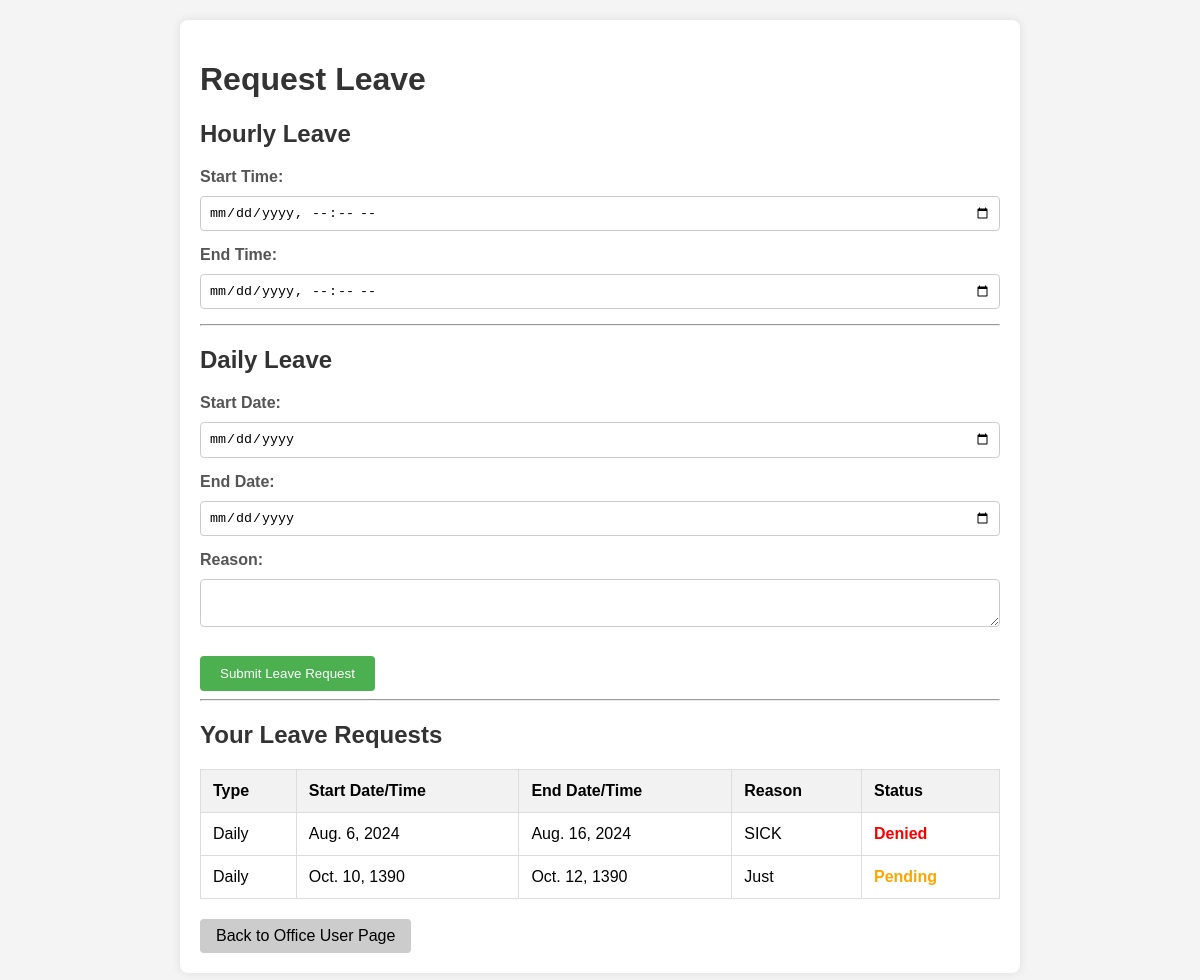
/leave/ (signed in), run on the app's committed database.
### daftarMain/models.py (models this page shows, shortened)
class Leave(models.Model):
    office_user = models.ForeignKey(OfficeUser, on_delete=models.CASCADE)
    leave_type = models.CharField(max_length=10, choices=[('hourly', 'Hourly'), ('daily', 'Daily')])
    start_time = models.DateTimeField(null=True, blank=True)
    end_time = models.DateTimeField(null=True, blank=True)
    start_date = models.DateField(null=True, blank=True)
    end_date = models.DateField(null=True, blank=True)
    reason = models.TextField(null=True, blank=True)
    approved = models.BooleanField(default=None, null=True, blank=True)

### daftarMain/views.py (the view, shortened to what this page needs)
# urls.py: path('leave/', views.leave_page, name='leave_page'),
@login_required
def leave_page(request):
    office_user = get_object_or_404(OfficeUser, user=request.user)
    leave_requests = Leave.objects.filter(office_user=office_user).order_by('-start_date', '-start_time')
    return render(request, 'leave_page.html', {
        'leave_requests': leave_requests
    })

### daftarMain/templates/leave_page.html (shortened to what this page needs)
<!DOCTYPE html>
<html lang="en">
<head>
</head>
<body>
    <div class="container">
        <h1>Request Leave</h1>
        <form method="POST" class="form-leave-request">
            <h2>Hourly Leave</h2>
            <div class="form-group">
                <label for="hourly_start_time">Start Time:</label>
                <input type="datetime-local" id="hourly_start_time" name="hourly_start_time" class="form-control">
            </div>
            <div class="form-group">
                <label for="hourly_end_time">End Time:</label>
                <input type="datetime-local" id="hourly_end_time" name="hourly_end_time" class="form-control">
            </div>
            <hr>
            <h2>Daily Leave</h2>
            <div class="form-group">
                <label for="start_date">Start Date:</label>
                <input type="date" id="start_date" name="start_date" class="form-control">
            </div>
            <div class="form-group">
                <label for="end_date">End Date:</label>
                <input type="date" id="end_date" name="end_date" class="form-control">
            </div>
            <div class="form-group">
                <label for="leave_reason">Reason:</label>
                <textarea id="leave_reason" name="leave_reason" class="form-control"></textarea>
            </div>
            <button type="submit" class="btn btn-primary">Submit Leave Request</button>
        </form>
        <hr>
        <h2>Your Leave Requests</h2>
        <table>
            <thead>
                <tr>
                    <th>Type</th>
                    <th>Start Date/Time</th>
                    <th>End Date/Time</th>
                    <th>Reason</th>
                    <th>Status</th>
                </tr>
            </thead>
            <tbody>
                {% for leave in leave_requests %}
                <tr>
                    <td>{{ leave.get_leave_type_display }}</td>
                    <td>
                        {% if leave.start_date %}
                            {{ leave.start_date }}
                        {% else %}
                            {{ leave.start_time }}
                        {% endif %}
                    </td>
                    <td>
                        {% if leave.end_date %}
                            {{ leave.end_date }}
                        {% else %}
                            {{ leave.end_time }}
                        {% endif %}
                    </td>
                    <td>{{ leave.reason }}</td>
                    <td>
                        {% if leave.approved is True %}
                            <span class="status-approved">Approved</span>
                        {% elif leave.approved is False %}
                            <span class="status-denied">Denied</span>
                        {% else %}
                            <span class="status-pending">Pending</span>
                        {% endif %}
                    </td>
                </tr>
                {% endfor %}
            </tbody>
        </table>
        <a href="{% url 'office_user_page' %}" class="btn-secondary">Back to Office User Page</a>
    </div>
</body>
</html>

### daftarMain/templates/leave_page.html (style rules this page uses)
body { font-family: Arial, sans-serif; margin: 0; padding: 20px; background-color: #f4f4f4; }
.container { max-width: 800px; margin: 0 auto; background: #fff; padding: 20px; border-radius: 8px; box-shadow: 0 0 10px rgba(0, 0, 0, 0.1); }
h1, h2 { color: #333; }
.form-group { margin-bottom: 15px; }
label { display: block; margin-bottom: 5px; font-weight: bold; color: #555; }
input[type="date"], input[type="datetime-local"], textarea { width: 100%; padding: 8px; margin-top: 5px; border: 1px solid #ccc; border-radius: 4px; box-sizing: border-box; }
button { background-color: #4CAF50; color: white; padding: 10px 20px; border: none; border-radius: 4px; cursor: pointer; margin-top: 10px; }
table { width: 100%; border-collapse: collapse; margin-top: 20px; }
table, th, td { border: 1px solid #ddd; }
th, td { padding: 12px; text-align: left; }
th { background-color: #f2f2f2; }
.status-denied { color: red; font-weight: bold; }
.status-pending { color: orange; font-weight: bold; }
.btn-secondary { display: inline-block; padding: 8px 16px; background-color: #ccc; color: black; text-decoration: none; border-radius: 4px; margin-top: 20px; }

### data on the page
Leave: leave_type "Daily", start_date "Aug. 6, 2024", end_date "Aug. 16, 2024", reason "SICK", approved "Denied"
Leave: leave_type "Daily", start_date "Oct. 10, 1390", end_date "Oct. 12, 1390", reason "Just", shows "Pending"
